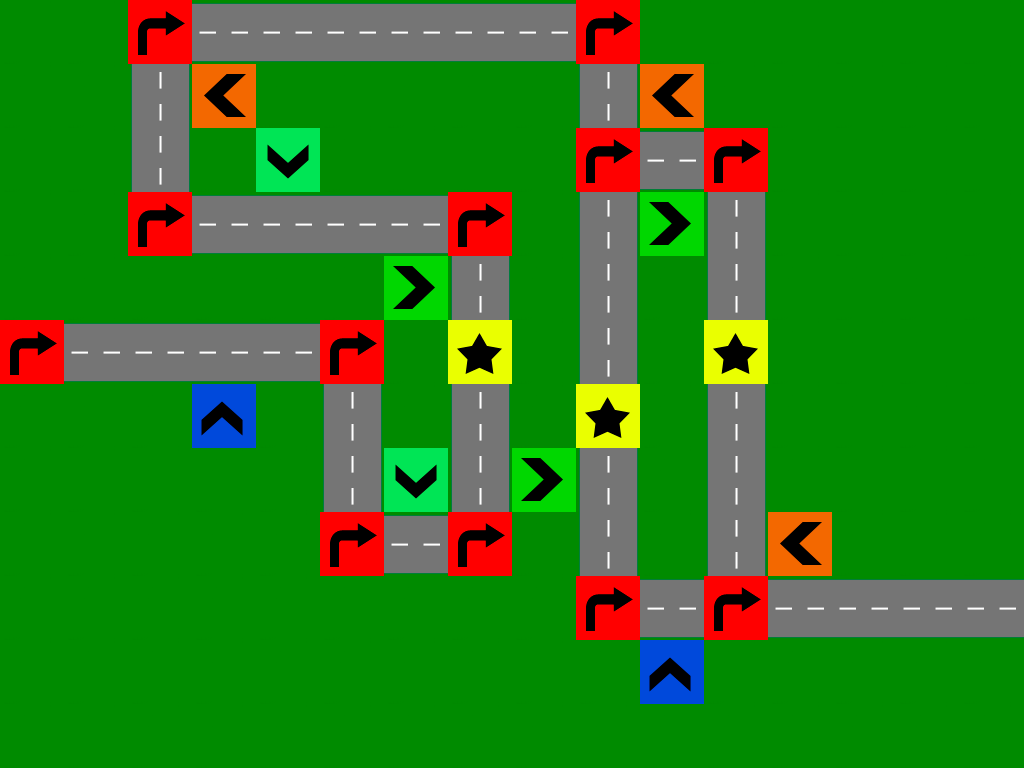

Rendered tile map (Tiled .tmx) drawn with the repository's tilesets; below, a short description and the map source with its tile grids summarised:
An orthogonal 16x12 tile map with 64x64 px tiles, 5 tile layers (backGround, road, turns, stars, ...), 2 tilesets and 3 objects (spawnPoint, finish, timer).

<map version="1.0" orientation="orthogonal" width="16" height="12" tilewidth="64" tileheight="64">
 <tileset firstgid="1" name="roads" tilewidth="64" tileheight="64">
  <image source="road_tiles.png" width="320" height="128" />
  <tile id="2">
   <properties>
    <property name="isRoad" value="1" />
   </properties>
  </tile>
  <tile id="5">
   <properties>
    <property name="right" value="" />
   </properties>
  </tile>
  <tile id="9">
   <properties>
    <property name="spawnPoint" value="" />
   </properties>
  </tile>
 </tileset>
 <tileset firstgid="11" name="meta" tilewidth="64" tileheight="64">
  <image source="meta.png" width="192" height="128" />
  <tile id="0">
   <properties>
    <property name="isTurn" value="true" />
   </properties>
  </tile>
  <tile id="1">
   <properties>
    <property name="type" value="hl" />
   </properties>
  </tile>
  <tile id="2">
   <properties>
    <property name="type" value="hr" />
   </properties>
  </tile>
  <tile id="3">
   <properties>
    <property name="isStar" value="true" />
   </properties>
  </tile>
  <tile id="4">
   <properties>
    <property name="type" value="vb" />
   </properties>
  </tile>
  <tile id="5">
   <properties>
    <property name="type" value="vt" />
   </properties>
  </tile>
 </tileset>
 <layer name="backGround" width="16" height="12">
  <data>[192 cells, 192 non-empty, 1 distinct tile ids]</data>
 </layer>
 <layer name="road" width="16" height="12">
  <data>[192 cells, 54 non-empty, 6 distinct tile ids]</data>
 </layer>
 <objectgroup name="objects" width="16" height="12">
  <object name="spawnPoint" x="28" y="351">
   <properties>
    <property name="direction" value="right" />
   </properties>
  </object>
  <object name="finish" x="978" y="594" width="34" height="34" />
  <object name="timer" x="34" y="44">
   <properties>
    <property name="time" value="300" />
   </properties>
  </object>
 </objectgroup>
 <layer name="turns" width="16" height="12">
  <data>[192 cells, 12 non-empty, 1 distinct tile ids]</data>
 </layer>
 <layer name="stars" width="16" height="12">
  <data>[192 cells, 3 non-empty, 1 distinct tile ids]</data>
 </layer>
 <layer name="crosses" width="16" height="12">
  <data>[192 cells, 10 non-empty, 4 distinct tile ids]</data>
 </layer>
</map>
